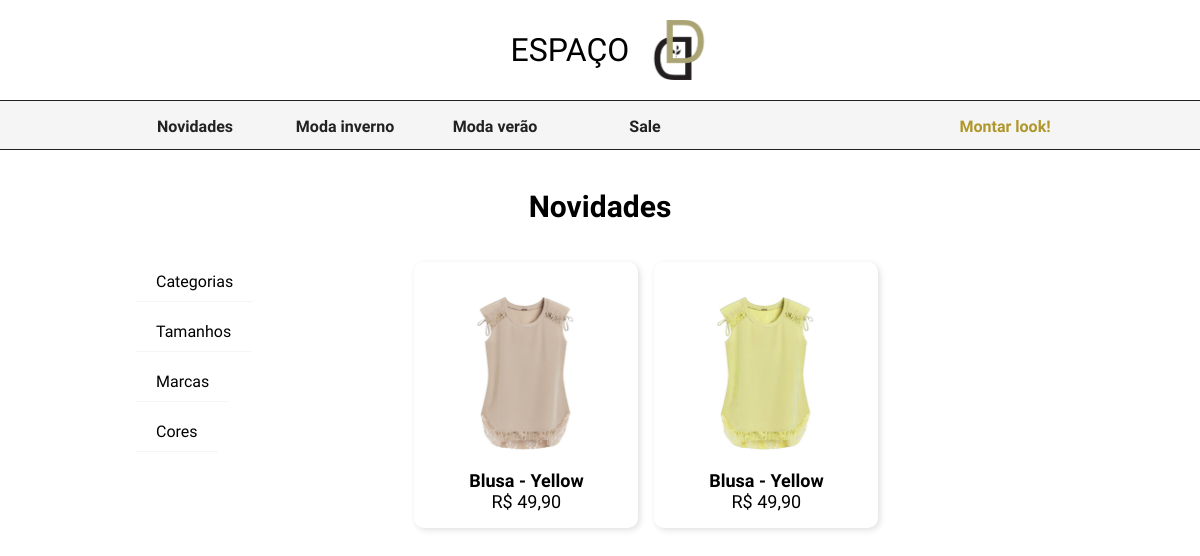
/php/list-products.php?fltr=novidades, run on an earlier commit of the app's database.
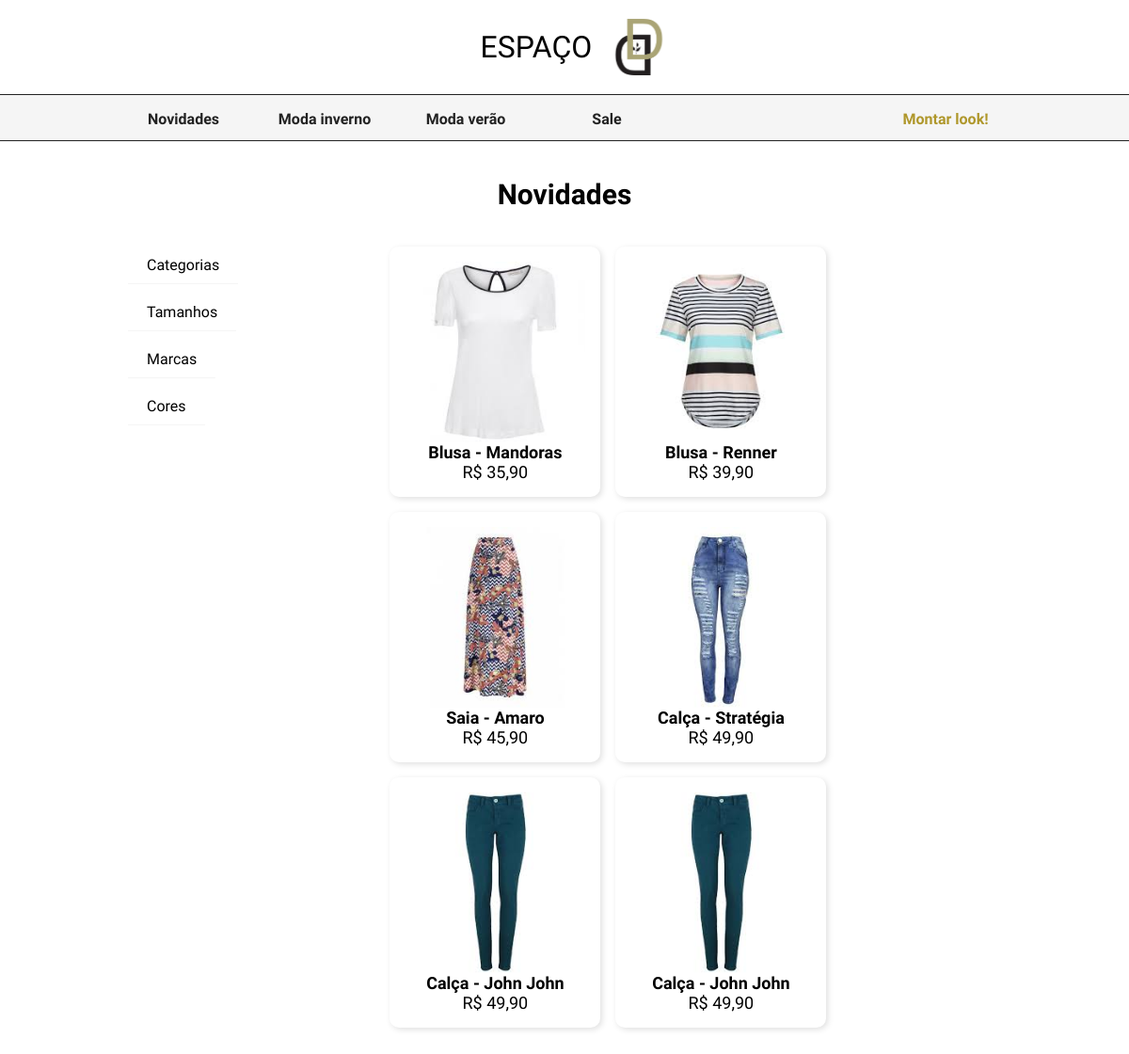
And on a later commit of the database.
### tables this page shows
CREATE TABLE `prodcima` (
  `id` int(11) NOT NULL,
  `idCor` int(11) NOT NULL,
  `idTam` int(11) NOT NULL,
  `idPeca` int(11) NOT NULL,
  `quantidade` int(11) NOT NULL,
  `srcImgTras` varchar(200) NOT NULL,
  `srcImgFrente` varchar(200) NOT NULL
);

CREATE TABLE `pecas` (
  `idPecas` int(11) NOT NULL,
  `descricao` varchar(300) NOT NULL,
  `preco` decimal(20,2) NOT NULL,
  `tipo` varchar(45) NOT NULL,
  `posicao` int(3) NOT NULL,
  `marca` varchar(45) NOT NULL
);

CREATE TABLE `prodbaixo` (
  `id` int(11) NOT NULL,
  `idCor` int(11) NOT NULL,
  `idTam` int(11) NOT NULL,
  `idPeca` int(11) NOT NULL,
  `quantidade` int(11) NOT NULL,
  `srcImgTras` varchar(200) NOT NULL,
  `srcImgFrente` varchar(200) NOT NULL
);

### php/filter-products.php (the view, shortened to what this page needs)
<?php
    function ImprimeFiltro($filter){
        switch($filter){
            case 'novidades':
                ConsultaModa('novidades');
            break;
        }
    }
    function ConsultaModa($moda){
        include "conexao.php";
        $sql = "SELECT * FROM $moda";
        $consultaModa = $conector->query($sql);
        while($info = $consultaModa->fetch_array()){
            if($info['idProdCima'] !== NULL){
                $sql = "SELECT prodcima.idPeca, tamanhos.tamanho, cores.cor, pecas.idPecas, prodcima.srcImgFrente, pecas.tipo, pecas.preco, pecas.descricao, pecas.marca FROM prodcima
                INNER JOIN pecas ON prodcima.idPeca = pecas.idPecas
                INNER JOIN tamanhos ON prodcima.idTam = tamanhos.idTam
                INNER JOIN cores ON prodcima.idCor = cores.idCores
                WHERE id = ".$info['idProdCima'];
                $consultaProdcima = $conector->query($sql);
                while($dados = $consultaProdcima->fetch_array()){
                    echo '<div class="productCard '.$dados['tipo'].' '.$dados['marca'].' '.$dados['tamanho'].' '.$dados['cor'].' " id="'.$dados["idPeca"].'" pos="cima"><img src=".'.$dados["srcImgFrente"].'"><strong class="productTipoMarca">'.$dados["tipo"].' - '.$dados["marca"].'</strong><strong class="productPreco">R$ '.str_replace('.',',',$dados["preco"]).'</strong></div>';
                }
            }else if($info['idProdBaixo'] !== NULL){
                $sql = "SELECT prodbaixo.idPeca, tamanhos.tamanho, cores.cor, pecas.idPecas, prodbaixo.srcImgFrente, pecas.tipo, pecas.preco, pecas.descricao, pecas.marca FROM prodbaixo
                INNER JOIN pecas ON prodbaixo.idPeca = pecas.idPecas
                INNER JOIN tamanhos ON prodbaixo.idTam = tamanhos.idTam
                INNER JOIN cores ON prodbaixo.idCor = cores.idCores
                WHERE id = ".$info['idProdBaixo'];
                $consultaProdbaixo = $conector->query($sql);
                while($dados = $consultaProdbaixo->fetch_array()){
                    echo '<div class="productCard '.$dados['tipo'].' '.$dados['marca'].' '.$dados['tamanho'].' '.$dados['cor'].'" id="'.$dados["idPeca"].' " pos="baixo"><img src=".'.$dados["srcImgFrente"].'"><strong class="productTipoMarca">'.$dados["tipo"].' - '.$dados["marca"].'</strong><strong class="productPreco">R$ '.str_replace('.',',',$dados["preco"]).'</strong></div>';
                }
            }
        }
    }
?>

### php/list-products.php (shortened to what this page needs)
<?php
    include "filter-products.php";
    if(isset($_GET['fltr'])){
        $filter = $_GET['fltr'];
        $filterTitle = ucfirst($filter);
    }
?>
<!DOCTYPE html>
<html lang="en">
<head>
    <link rel="stylesheet" href="../css/filtro.css">
</head>
<body>
    <main class="mainWrapper">
        <header class="header">
            <h1>ESPAÇO  </h1>
            <a href="../index.php"><img src="../imgs/icones/logo.png" alt="logo"></a>
        </header>
        <nav class="menu">
            <div class="container">
                <ul>
                    <li><a href="../php/list-products.php?fltr=novidades">Novidades</a></li>
                    <li><a href="../php/list-products.php?fltr=inverno">Moda inverno</a></li>
                    <li><a href="../php/list-products.php?fltr=verao">Moda verão</a></li>
                    <li><a href="../php/list-products.php?fltr=sale">Sale</a></li>
                    <li class="montarLook"><a href="../carousel.php">Montar look!</a></li>
                </ul>
            </div>
        </nav>
        <section class="explicandoParte">
            <h1 id="filtroAtual"><?php if(isset($filterTitle)) echo $filterTitle; else echo "Tudo"; ?></h1>
        </section>
        <section class="products">
            <div class="filtroLateral">
                <div class="categoriaTrigger">Categorias</div>
                <div class="tamanhoTrigger">Tamanhos</div>
                <div class="marcaTrigger">Marcas</div>
                <div class="colorTrigger">Cores</div>
            </div>
            <div class="showProducts">
                <?php
                    if(isset($filter)){
                        ImprimeFiltro($filter);
                    }else{
                        ImprimeGeral();
                    }
                ?>
            </div>
        </section>
    </main>
</body>
</html>

### css/filtro.css (style rules this page uses)
* { -webkit-box-sizing: border-box; box-sizing: border-box; }
body { margin: 0; padding: 0; font-family: "Raleway", sans-serif; background-color: #fff; }
a { text-decoration: none; }
ul { list-style-type: none; margin: 0; padding: 0; }
.categoriaTrigger { cursor: pointer; padding: 10px 20px; margin: 0 0 10px 0; border-bottom: 1px solid #f5f5f5; width: -webkit-min-content; width: -moz-min-content; width: min-content; }
.tamanhoTrigger { cursor: pointer; padding: 10px 20px; margin: 0 0 10px 0; border-bottom: 1px solid #f5f5f5; width: -webkit-min-content; width: -moz-min-content; width: min-content; }
.marcaTrigger { cursor: pointer; padding: 10px 20px; margin: 0 0 10px 0; border-bottom: 1px solid #f5f5f5; width: -webkit-min-content; width: -moz-min-content; width: min-content; }
.colorTrigger { cursor: pointer; padding: 10px 20px; margin: 0 0 10px 0; border-bottom: 1px solid #f5f5f5; width: -webkit-min-content; width: -moz-min-content; width: min-content; }
.montarLook { float: right !important; }
.montarLook a { color: #af972b !important; }
.container { width: 80%; margin: 0 auto; height: 50px; }
.mainWrapper { display: -webkit-box; display: -ms-flexbox; display: flex; -webkit-box-orient: vertical; -webkit-box-direction: normal; -ms-flex-direction: column; flex-direction: column; }
.header { display: -webkit-box; display: -ms-flexbox; display: flex; width: 100%; -webkit-box-pack: center; -ms-flex-pack: center; justify-content: center; -webkit-box-align: center; -ms-flex-align: center; align-items: center; padding: 20px; height: 100px; }
.header a { height: 100%; }
.header img { max-height: 100%; }
.header h1 { margin: 0 20px; font-weight: 300; }
.menu { width: 100%; height: 50px; background-color: #f5f5f5; font-weight: bold; border-top: 1px solid #222; border-bottom: 1px solid #222; }
.menu ul { list-style-type: none; position: relative; margin: 0; padding: 0; }
.menu ul li { width: 150px; float: left; -webkit-transition: 100ms ease-in-out; transition: 100ms ease-in-out; }
.menu ul li a { color: #222; }
.menu a { padding: 16px; display: block; text-decoration: none; text-align: center; }
.explicandoParte { width: 80%; margin: 1em auto 0 auto; height: 10vh; display: -webkit-box; display: -ms-flexbox; display: flex; -webkit-box-pack: center; -ms-flex-pack: center; justify-content: center; -webkit-box-align: center; -ms-flex-align: center; align-items: center; }
.explicandoParte h1 { margin: 0; font-size: 30px; }
.products { display: -webkit-box; display: -ms-flexbox; display: flex; width: 80%; margin: 0 auto; padding: 1em; }
.products .filtroLateral { width: 30%; }
.products .showProducts { width: 70%; display: -webkit-box; display: -ms-flexbox; display: flex; -ms-flex-wrap: wrap; flex-wrap: wrap; -webkit-box-pack: left; -ms-flex-pack: left; justify-content: left; }
.productCard { width: 14em; height: -webkit-min-content; height: -moz-min-content; height: min-content; margin: 0 1em 1em 0; padding: 1em; overflow: hidden; text-align: center; background-color: #fff; border-radius: 10px; -webkit-box-shadow: 2px 2px 6px #00000020; box-shadow: 2px 2px 6px #00000020; -webkit-transition: ease-in-out 100ms; transition: ease-in-out 100ms; -webkit-box-pack: justify; -ms-flex-pack: justify; justify-content: space-between; cursor: pointer; display: -webkit-box; display: -ms-flexbox; display: flex; -webkit-box-orient: vertical; -webkit-box-direction: normal; -ms-flex-direction: column; flex-direction: column; }
.productCard img { max-width: 100%; }
.productCard .productTipoMarca { font-size: 18px; }
.productCard .productPreco { font-size: 18px; font-weight: normal; }

What changed in the data, as far as the page shows it:
no longer on this page (row unchanged): prodcima: srcImgFrente (picture), idPeca.tipo "Blusa", idPeca.marca "Yellow", idPeca.preco "49,90"
no longer on this page (row unchanged): prodcima: srcImgFrente (picture), idPeca.tipo "Blusa", idPeca.marca "Yellow", idPeca.preco "49,90"
added prodcima: srcImgFrente (picture), idPeca.tipo "Blusa", idPeca.marca "Mandoras", idPeca.preco "35,90"
added prodcima: srcImgFrente (picture), idPeca.tipo "Blusa", idPeca.marca "Renner", idPeca.preco "39,90"
added prodbaixo: srcImgFrente (picture), idPeca.tipo "Saia", idPeca.marca "Amaro", idPeca.preco "45,90"
added prodbaixo: srcImgFrente (picture), idPeca.tipo "Calça", idPeca.marca "Stratégia", idPeca.preco "49,90"
added prodbaixo: srcImgFrente (picture), idPeca.tipo "Calça", idPeca.marca "John John", idPeca.preco "49,90"
added prodbaixo: srcImgFrente (picture), idPeca.tipo "Calça", idPeca.marca "John John", idPeca.preco "49,90"
